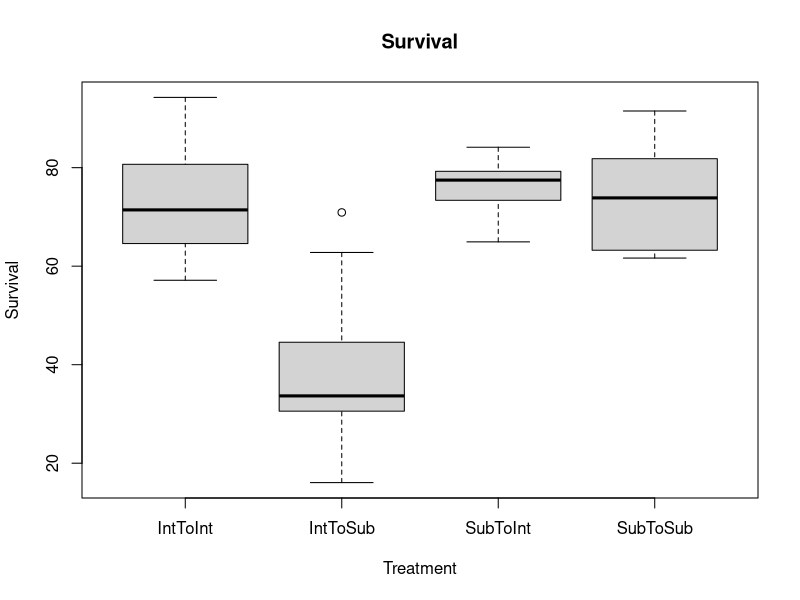
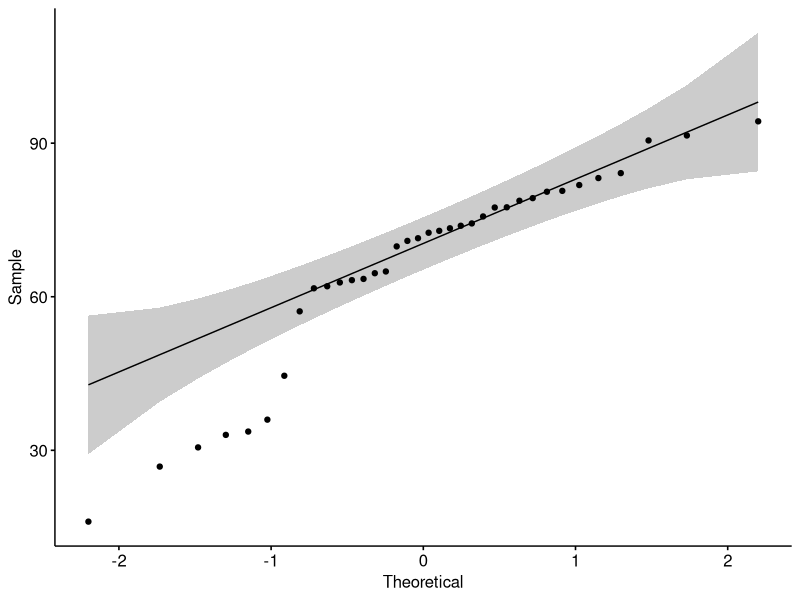
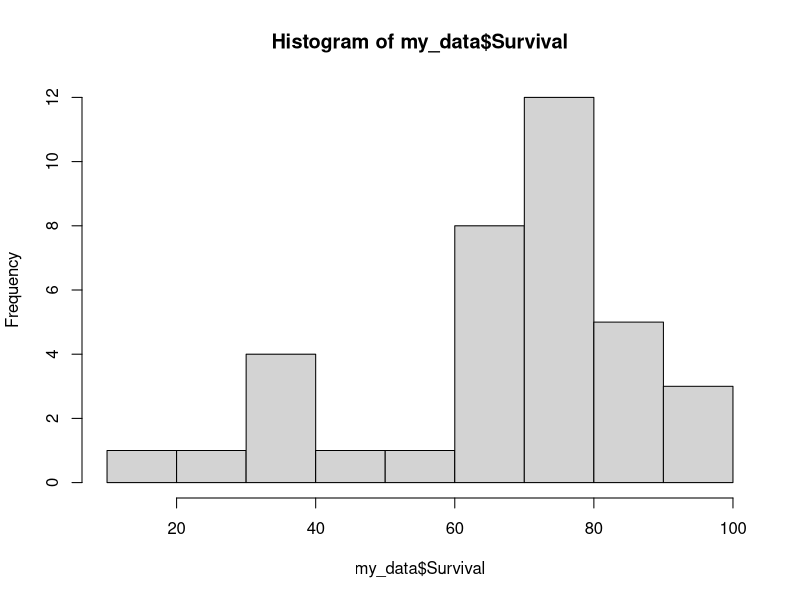

Write R code to recreate these figures, in order.
# loading libraries
library("readxl")
library("tidyverse")
library("lattice")
library("rstatix")
library("ggpubr")
library("lme4")
library("fitdistrplus")
library("lmerTest")
library("car")

# loading xls files
my_data <- read_excel("ImageJ_R.xlsx", sheet = 1)

# combining relevant sheets of excel file
for (i in 2:36) {
  temp <- read_excel("ImageJ_R.xlsx", sheet = i)
  my_data <- rbind(my_data, temp)
  print(i)
}

# removing unnecessary columns
my_data <- my_data[c(1,2,4,17)]

# turn dates into number of days from start (07/02/2020)
startdate <- as.Date("2020-02-07","%Y-%m-%d")
my_data$Date_days <- as.numeric(difftime(my_data$Date,startdate ,units="days"), units="days")

# removing 07/02 and 11/05 because of inaccurate measurements
my_data<-my_data[!(my_data$Date_days=="0" | my_data$Date_days=="94"),]

# change headers of column Survival
my_data = my_data %>% 
  rename(
    Survival = `Survival (%)`
  )

# removing rows containing NAs (so the rows that don't contain the average values for Survival)
my_data <- na.omit(my_data)

# Make treatment and days factors
my_data$Treatment <- as.factor(my_data$Treatment)
class(my_data$Treatment)
my_data$Date_days <- as.factor(my_data$Date_days)
class(my_data$Date_days)

# creating an average value per structure
my_data <- as.tbl(my_data) %>% 
  bind_rows(my_data) %>% 
  group_by(Structure, Treatment) %>% 
  summarise_all(c("mean"))

# removing columns Structure number, Date and Date_days
my_data <- my_data[c(2,4)]

# visualizing data with boxplot
boxplot(my_data$Survival ~ my_data$Treatment,
        data=my_data, 
        main="Survival", 
        xlab="Treatment", 
        ylab="Survival")

# normality tests
ggqqplot(my_data, x = "Survival")
hist(my_data$Survival)
shapiro_test(my_data$Survival)
# if >0.05 then it is normally distributed (so our data is NOT)

# not normal -> sqrt transformation does not help at all
#my_data <- transform(my_data, `SQRT Survival`= sqrt(Survival))
#ggqqplot(my_data, x = "SQRT.Survival")
#hist(my_data$SQRT.Survival)
#shapiro_test(my_data$SQRT.Survival)

# not normal -> log10 transformation is even worse
#my_data <- transform(my_data, LOG10.Survival= log(Survival))
#ggqqplot(my_data, x = "LOG10.Survival")
#hist(my_data$LOG10.Survival)
#shapiro_test(my_data$LOG10.Survival)

# Testing for homogeneity of variances (not necessary, it's not normal anyway)
#leveneTest(my_data$Survival, my_data$Treatment)
# if >0.05 then the variances are homogeneous (so in our case they are NOT)

# Testing for sphericity (not necessary, it's not normal anyway)
# Mauchly's Test for Sphericity!

# Make treatment a factor
my_data$Treatment <- as.factor(my_data$Treatment)
class(my_data$Treatment)

# Get summary statistics
group_by(my_data, Treatment) %>%
  summarise(
    count = n(),
    mean = mean(Survival, na.rm = TRUE),
    sd = sd(Survival, na.rm = TRUE),
    median = median(Survival, na.rm = TRUE),
    IQR = IQR(Survival, na.rm = TRUE)
  )

# Kruskal-Wallis Test
kruskal.test(Survival ~ Treatment, data = my_data)
# p-value is <0.05, meaning the medians of all groups are NOT equal
# -> There ARE significant differences between groups

# Post-hoc test: Wilcoxon rank sum test
pairwise.wilcox.test(my_data$Survival, my_data$Treatment,
                     p.adjust.method = "bonferroni")
